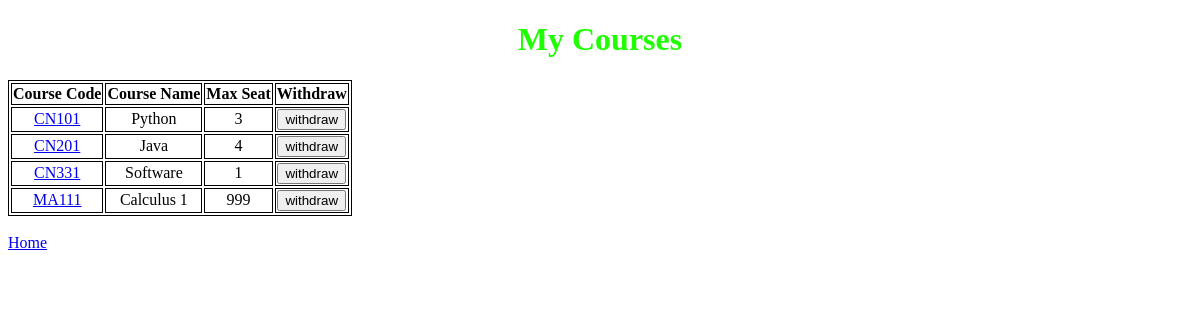
/users/mycourses/ (signed in), run on an earlier commit of the app's database.
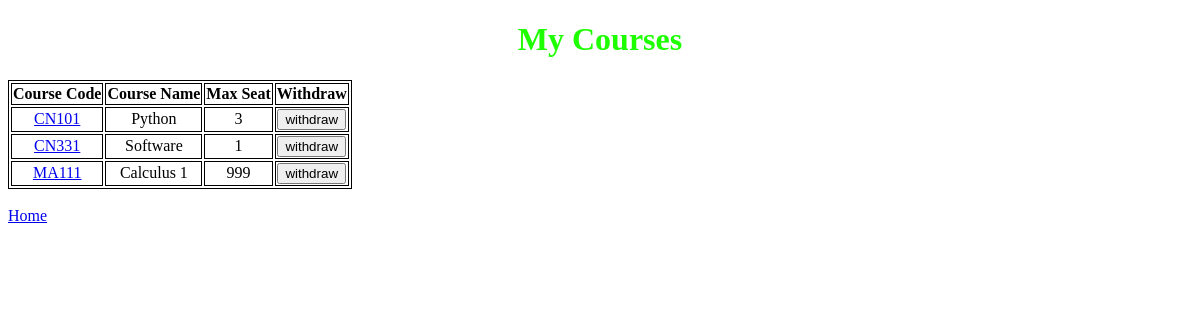
And on a later commit of the database.
### courses/models.py (models this page shows, shortened)
class Course(models.Model):
    code = models.CharField("Course Code",max_length=5)
    name = models.CharField("Course Name",max_length=64)
    year = models.IntegerField(null=True)
    semester = models.IntegerField(default=1)
    max_seat = models.IntegerField(null=True)
    total_seat = models.IntegerField(default=0)
    quota = models.BooleanField("Available",default=True)
    students= models.ManyToManyField(User, blank=True, related_name="courses")

### users/views.py (the view)
# urls.py: path('mycourses/', views.my_courses, name='my_courses'),
def my_courses(request):
    courses = Course.objects.all()
    users = models.User.objects.all()
    return render(request, 'users/my_courses.html', {
        "users":users,
        "courses":courses
    })

### users/templates/users/my_courses.html (shortened to what this page needs)
{% extends 'users/layout.html' %}
{% block body %}
<h1>My Courses</h1>
<table>
    <tr>
        <th>Course Code</th>
        <th>Course Name</th>
        <th>Max Seat</th>
        <th>Withdraw</th>
    </tr>
    {% for course in courses %}
    {% if request.user in course.students.all %}
    <tr>
        <td><a href="{% url 'course' course.code %}">{{ course.code }}</a></td>
        <td>{{ course.name }}</td>
        <td>{{ course.max_seat }}</td>
        <td>
            <form action="{% url 'withdraw' course.code %}" method="POST">
                <input type="submit" value="withdraw">
            </form>
        </td>
    </tr>
    {% endif %}
    {% empty %}
    <h3>No Course.</h3>
    {% endfor %}
</table>
<br>
<a href="{% url 'index' %}">Home</a>
{% endblock %}

What changed in the data, as far as the page shows it:
no longer on this page (row edited): Course: code "CN201", name "Java", max_seat "4"
